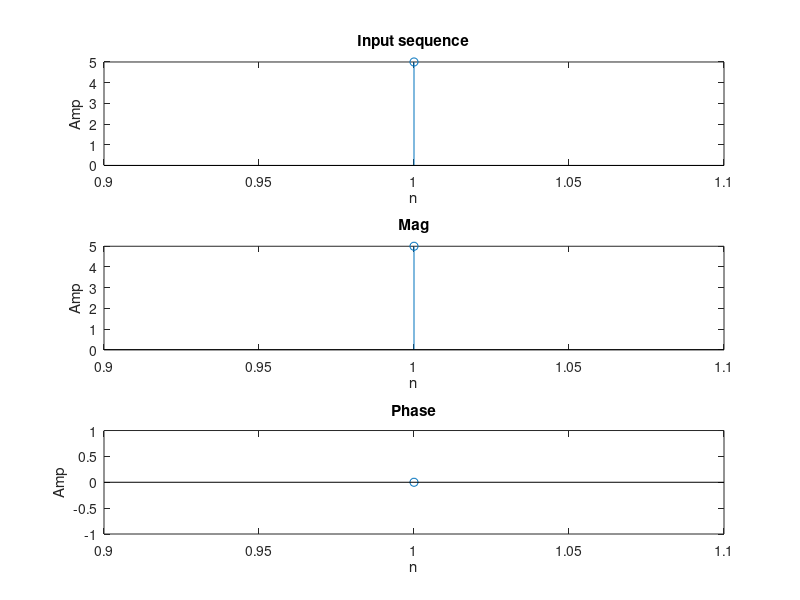

The MATLAB source for this figure: (Note: this script raises an error after producing the figure.)
x = input("Enter the sequence : ");
x2 = x;
N = length(x); 
p=log2(N); 
Half=N/2;
for stage=1:p
for index=0:(N/(2^(stage-1))):(N-1) 
for n=0:(Half-1) 
pos=n+index+1; 
pow=(2^(stage-1))*n;
w=exp((-1i)*(2*pi)*pow/N); 
a=x(pos)+x(pos+Half);
b=(x(pos)-x(pos+Half)).*w; 
x(pos)=a;
x(pos+Half)=b; 
end
end
Half=Half/2; 
end
y=bitrevorder(x)
m = abs(y)
ph = angle(y)
y2 = fft(x2)
m2 = abs(y2);
ph2 = angle(y2);
subplot(3, 1, 1);
stem(x);
title('Input sequence');
xlabel('n');
ylabel('Amp');
subplot(3, 1, 2);
stem(m);
title('Mag');
xlabel('n');
ylabel('Amp');
subplot(3, 1, 3);
stem(ph);
title('Phase');
xlabel('n');
ylabel('Amp');
sgtitle('DIF-FFT using MATLAB')